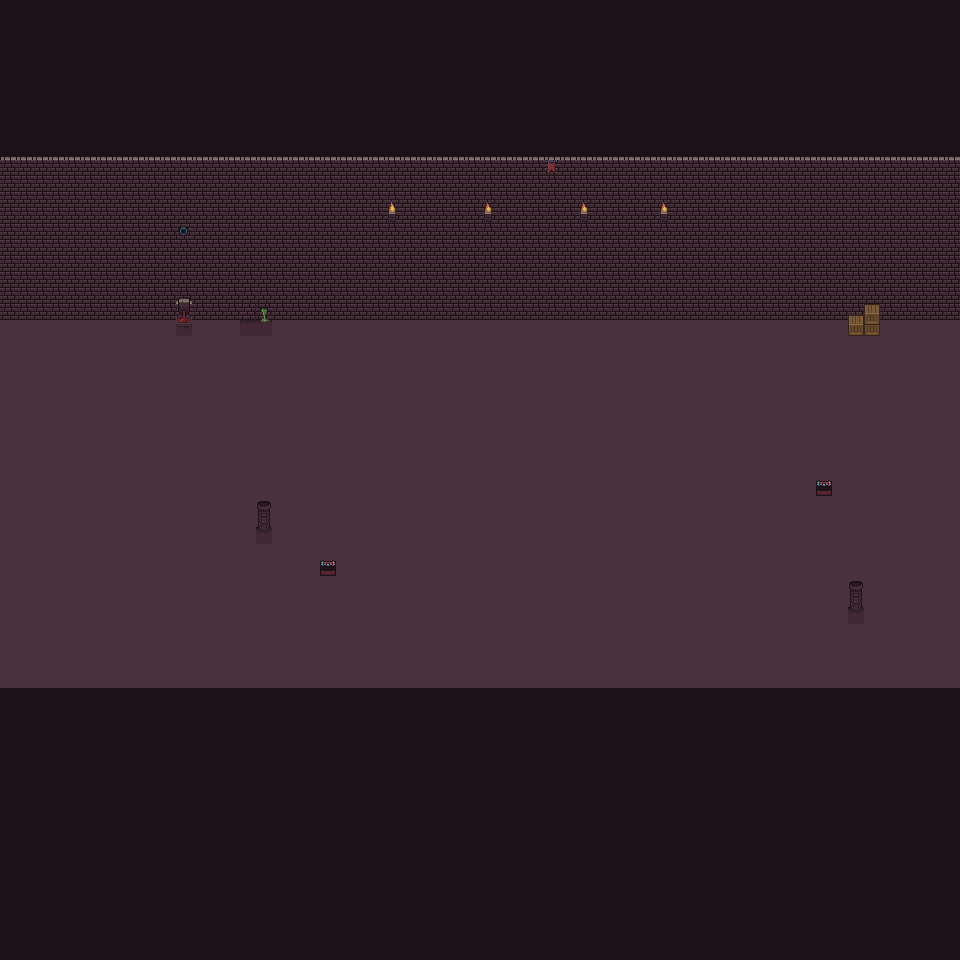

Tiled map render using the project's own tile images. Description and the map definition, with tile-layer contents summarised, below:
An orthogonal 60x60 tile map with 16x16 px tiles, 4 tile layers (bg, floor, fg, Tile Layer 5), 1 hidden layer not drawn, 2 tilesets.

<map version="1.4" tiledversion="1.4.2" orientation="orthogonal" renderorder="right-down" width="60" height="60" tilewidth="16" tileheight="16" infinite="0" nextlayerid="7" nextobjectid="1">
 <tileset firstgid="1" name="0x72_16x16DungeonTileset_walls.v1" tilewidth="16" tileheight="16" tilecount="256" columns="16">
  <image source="0x72_16x16DungeonTileset_walls.v1.png" width="256" height="256" />
 </tileset>
 <tileset firstgid="257" name="0x72_16x16DungeonTileset.v4" tilewidth="16" tileheight="16" tilecount="256" columns="16">
  <image source="0x72_16x16DungeonTileset.v4.png" trans="ff00ff" width="256" height="256" />
 </tileset>
 <layer id="1" name="bg" width="60" height="60">
  <data>[3600 cells, 3600 non-empty, 1 distinct tile ids]</data>
 </layer>
 <layer id="2" name="bg2" width="60" height="60" visible="0">
  <data>[3600 cells, 0 non-empty, 0 distinct tile ids]</data>
 </layer>
 <layer id="3" name="floor" width="60" height="60">
  <data>[3600 cells, 1821 non-empty, 7 distinct tile ids]</data>
 </layer>
 <layer id="4" name="fg" width="60" height="60">
  <data>[3600 cells, 660 non-empty, 2 distinct tile ids]</data>
 </layer>
 <layer id="6" name="Tile Layer 5" width="60" height="60">
  <data>[3600 cells, 29 non-empty, 21 distinct tile ids]</data>
 </layer>
</map>
